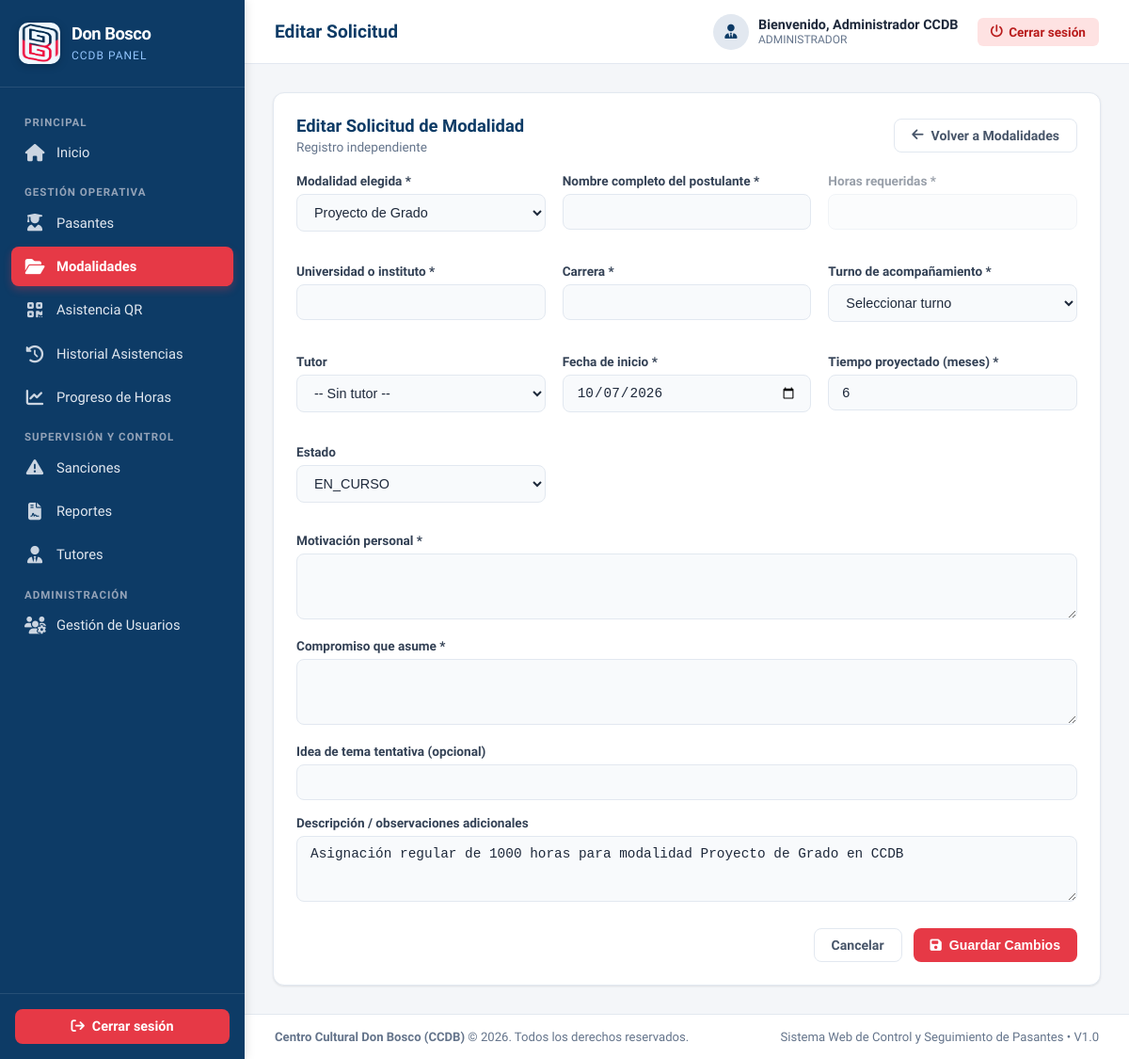
The page /views/modalidades/editar_solicitud.php?id=1 (signed in) on the database its author committed.
### tables this page shows
CREATE TABLE IF NOT EXISTS procesos (
    id_proceso INT UNSIGNED AUTO_INCREMENT PRIMARY KEY,
    id_pasante INT UNSIGNED NULL,
    id_institucion INT UNSIGNED NOT NULL,
    id_modalidad INT UNSIGNED NULL,
    id_tutor INT UNSIGNED NULL,
    id_turno INT UNSIGNED NULL,
    fecha_inicio DATE NOT NULL,
    fecha_fin DATE NULL,
    horas_requeridas INT UNSIGNED NULL,
    estado VARCHAR(30) NOT NULL DEFAULT 'EN_CURSO',
    observacion TEXT,
    fecha_registro DATETIME NOT NULL DEFAULT CURRENT_TIMESTAMP,
    CONSTRAINT fk_procesos_pasante
        FOREIGN KEY (id_pasante)
        REFERENCES pasantes(id_pasante)
        ON UPDATE CASCADE
        ON DELETE RESTRICT,
    CONSTRAINT fk_procesos_institucion
        FOREIGN KEY (id_institucion)
        REFERENCES instituciones(id_institucion)
        ON UPDATE CASCADE
        ON DELETE RESTRICT,
    CONSTRAINT fk_procesos_modalidad
        FOREIGN KEY (id_modalidad)
        REFERENCES modalidades(id_modalidad)
        ON UPDATE CASCADE
        ON DELETE RESTRICT,
    CONSTRAINT fk_procesos_tutor
        FOREIGN KEY (id_tutor)
        REFERENCES tutores(id_tutor)
        ON UPDATE CASCADE
        ON DELETE SET NULL
);

CREATE TABLE IF NOT EXISTS modalidades (
    id_modalidad INT UNSIGNED AUTO_INCREMENT PRIMARY KEY,
    nombre VARCHAR(100) NOT NULL UNIQUE,
    descripcion TEXT,
    horas_requeridas_base INT UNSIGNED NOT NULL,
    estado TINYINT(1) NOT NULL DEFAULT 1,
    fecha_registro DATETIME NOT NULL DEFAULT CURRENT_TIMESTAMP
);

### views/modalidades/editar_solicitud.php (the view, shortened to what this page needs)
<?php
$db = Database::getConnection();
$id_proceso = (int)($_GET['id'] ?? 0);
$stmt = $db->prepare("SELECT pr.*, s.* FROM procesos pr
                      LEFT JOIN solicitudes_modalidad s ON s.id_proceso = pr.id_proceso
                      WHERE pr.id_proceso = :id LIMIT 1");
$stmt->execute([':id' => $id_proceso]);
$sol = $stmt->fetch();
$modalidades = $db->query("SELECT * FROM modalidades WHERE estado = 1 ORDER BY nombre ASC")->fetchAll();
require_once __DIR__ . '/../../includes/header.php';
require_once __DIR__ . '/../../includes/sidebar.php';
?>
<div class="main-wrapper">
    <?php require_once __DIR__ . '/../../includes/navbar.php'; ?>
    <main class="content-body">
        <div class="card" style="max-width: 960px; margin: 0 auto;">
            <div class="card-header-flex">
                <div>
                    <h3 class="card-title">Editar Solicitud de Modalidad</h3>
                    <p style="font-size: 0.85rem; color: var(--text-muted); margin-top: 4px;">
                        <?= htmlspecialchars($sol['postulante'] ?? 'Registro independiente') ?>
                    </p>
                </div>
                <a href="index.php" class="btn btn-outline">
                    <i class="fa-solid fa-arrow-left"></i> Volver a Modalidades
                </a>
            </div>
            <form action="editar_solicitud.php?id=<?= $id_proceso ?>" method="POST">
                <div class="form-grid">
                    <div class="form-group">
                        <label for="id_modalidad">Modalidad elegida *</label>
                        <select name="id_modalidad" id="id_modalidad" class="form-control" required onchange="toggleHoras(this)">
                            <?php foreach ($modalidades as $m): ?>
                                <option value="<?= $m['id_modalidad'] ?>" data-nombre="<?= htmlspecialchars($m['nombre']) ?>" <?= ((int)$sol['id_modalidad'] === (int)$m['id_modalidad']) ? 'selected' : '' ?>>
                                    <?= htmlspecialchars($m['nombre']) ?>
                                </option>
                            <?php endforeach; ?>
                        </select>
                    </div>
                    <div class="form-group">
                        <label for="postulante">Nombre completo del postulante *</label>
                        <input type="text" name="postulante" id="postulante" class="form-control" required value="<?= htmlspecialchars($sol['postulante'] ?? '') ?>">
                    </div>
                    <div class="form-group" id="grupoHoras">
                        <label for="horas_requeridas">Horas requeridas *</label>
                        <input type="number" name="horas_requeridas" id="horas_requeridas" class="form-control" min="10" step="10" value="<?= htmlspecialchars($sol['horas_requeridas'] ?? '') ?>">
                    </div>
                    <div class="form-group">
                        <label for="universidad">Universidad o instituto *</label>
                        <input type="text" name="universidad" id="universidad" class="form-control" required value="<?= htmlspecialchars($sol['universidad'] ?? '') ?>">
                    </div>
                    <div class="form-group">
                        <label for="carrera">Carrera *</label>
                        <input type="text" name="carrera" id="carrera" class="form-control" required value="<?= htmlspecialchars($sol['carrera'] ?? '') ?>">
                    </div>
                    <div class="form-group">
                        <label for="id_turno">Turno de acompañamiento *</label>
                        <select name="id_turno" id="id_turno" class="form-control" required>
                            <option value="0">Seleccionar turno</option>
                        </select>
                    </div>
                    <div class="form-group">
                        <label for="id_tutor">Tutor</label>
                        <select name="id_tutor" id="id_tutor" class="form-control">
                            <option value="0">-- Sin tutor --</option>
                        </select>
                    </div>
                    <div class="form-group">
                        <label for="fecha_inicio">Fecha de inicio *</label>
                        <input type="date" name="fecha_inicio" id="fecha_inicio" class="form-control" required value="<?= htmlspecialchars($sol['fecha_inicio'] ?? '') ?>">
                    </div>
                    <div class="form-group">
                        <label for="meses">Tiempo proyectado (meses) *</label>
                        <input type="number" name="meses" id="meses" class="form-control" required min="1" max="24" value="<?= htmlspecialchars($sol['meses_proyectados'] ?? '6') ?>">
                    </div>
                    <div class="form-group">
                        <label for="estado">Estado</label>
                        <select name="estado" id="estado" class="form-control">
                            <?php foreach (['EN_CURSO', 'FINALIZADO', 'CANCELADO'] as $e): ?>
                                <option value="<?= $e ?>" <?= ($sol['estado'] === $e) ? 'selected' : '' ?>><?= $e ?></option>
                            <?php endforeach; ?>
                        </select>
                    </div>
                </div>
                <div class="form-group" style="margin-top: 16px;">
                    <label for="motivacion">Motivación personal *</label>
                    <textarea name="motivacion" id="motivacion" rows="3" class="form-control" required><?= htmlspecialchars($sol['motivacion'] ?? '') ?></textarea>
                </div>
                <div class="form-group">
                    <label for="compromiso">Compromiso que asume *</label>
                    <textarea name="compromiso" id="compromiso" rows="3" class="form-control" required><?= htmlspecialchars($sol['compromiso'] ?? '') ?></textarea>
                </div>
                <div class="form-group">
                    <label for="idea_tema">Idea de tema tentativa (opcional)</label>
                    <input type="text" name="idea_tema" id="idea_tema" class="form-control" value="<?= htmlspecialchars($sol['idea_tema'] ?? '') ?>">
                </div>
                <div class="form-group">
                    <label for="descripcion">Descripción / observaciones adicionales</label>
                    <textarea name="descripcion" id="descripcion" rows="3" class="form-control"><?= htmlspecialchars($sol['descripcion'] ?? $sol['observacion'] ?? '') ?></textarea>
                </div>
                <div style="margin-top: 24px; display: flex; justify-content: flex-end; gap: 12px;">
                    <a href="index.php" class="btn btn-outline">Cancelar</a>
                    <button type="submit" class="btn btn-danger">
                        <i class="fa-solid fa-floppy-disk"></i> Guardar Cambios
                    </button>
                </div>
            </form>
        </div>
    </main>
    <?php require_once __DIR__ . '/../../includes/footer.php'; ?>

### assets/css/style.css (style rules this page uses)
:root { --primary-blue: #0d3b66; --secondary-blue: #1d4e89; --primary-red: #e63946; --hover-red: #c92a37; --bg-color: #f4f6f9; --sidebar-width: 260px; --navbar-height: 68px; --card-bg: #ffffff; --text-dark: #1e293b; --text-muted: #64748b; --border-color: #e2e8f0; --border-radius: 12px; --shadow-sm: 0 1px 3px rgba(0,0,0,0.06), 0 1px 2px rgba(0,0,0,0.04); --shadow-md: 0 4px 6px -1px rgba(0,0,0,0.07), 0 2px 4px -1px rgba(0,0,0,0.04); --shadow-lg: 0 10px 15px -3px rgba(0,0,0,0.08), 0 4px 6px -2px rgba(0,0,0,0.03); }
* { box-sizing: border-box; margin: 0; padding: 0; }
body { font-family: 'Segoe UI', system-ui, -apple-system, BlinkMacSystemFont, Roboto, sans-serif; background-color: var(--bg-color); color: var(--text-dark); display: block; min-height: 100vh; }
.main-wrapper { margin-left: var(--sidebar-width); width: calc(100% - var(--sidebar-width)); min-height: 100vh; display: flex; flex-direction: column; }
.content-body { padding: 30px; flex-grow: 1; }
.card { background: var(--card-bg); border-radius: var(--border-radius); border: 1px solid var(--border-color); box-shadow: var(--shadow-sm); padding: 24px; margin-bottom: 24px; }
.card-header-flex { display: flex; justify-content: space-between; align-items: center; margin-bottom: 20px; }
.card-title { font-size: 1.15rem; font-weight: 700; color: var(--primary-blue); }
.btn { padding: 9px 18px; border-radius: 8px; font-size: 0.88rem; font-weight: 600; text-decoration: none; cursor: pointer; display: inline-flex; align-items: center; gap: 8px; border: none; transition: all 0.2s; }
.btn-danger { background-color: var(--primary-red); color: #ffffff; }
.btn-outline { background: transparent; border: 1.5px solid var(--border-color); color: #475569; }
.form-grid { display: grid; grid-template-columns: repeat(auto-fit, minmax(260px, 1fr)); gap: 18px; }
.form-group { margin-bottom: 16px; }
.form-group label { display: block; font-size: 0.85rem; font-weight: 600; color: #334155; margin-bottom: 6px; }
.form-control { width: 100%; padding: 10px 14px; border: 1.5px solid var(--border-color); border-radius: 8px; font-size: 0.9rem; color: var(--text-dark); outline: none; background: #f8fafc; transition: border-color 0.2s; }

### rows shown on the page
procesos: id_modalidad "Proyecto de Grado", fecha_inicio "10/07/2026", estado "EN_CURSO", descripcion "Asignación regular de 1000 horas para modalidad Proyecto de Grado en CCDB"

### other values the page prints
$pageTitle "Editar Solicitud"
$currentUser['nombre'] "Administrador CCDB"
$currentUser['rol_name'] "ADMINISTRADOR"
$sol['postulante'] "Registro independiente"
